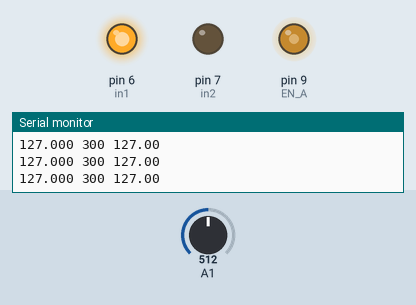
Bench run of a sketch on a simulated Arduino Uno, built with avr-gcc and run on an emulated ATmega328P. Parts: output pins drawn as LEDs (lit = HIGH), the last lines printed to the serial monitor. The inputs (shaded band) are chosen by the test bench; at power-on: A1 = 512.

Above: at 1.2 s.
1.3 s: A1 set to 419
At 2.3 s:
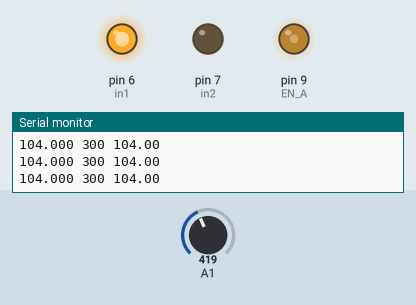
2.8 s: A1 set to 390
At 3.3 s:
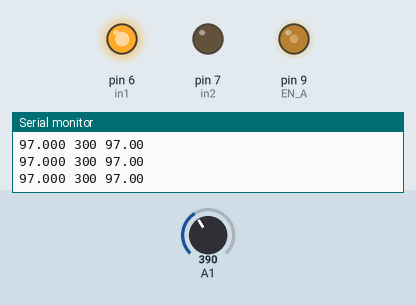
5.8 s: A1 set to 716
At 6.1 s:
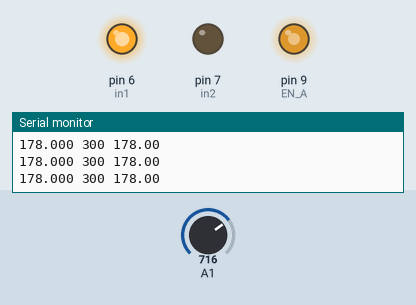
7.3 s: A1 set to 900
At 8.4 s:
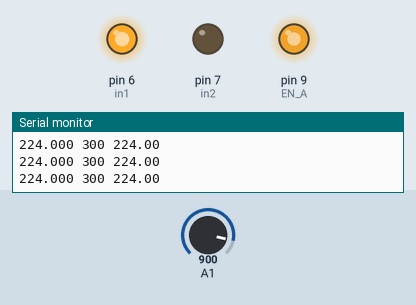
8.8 s: A1 set to 122
At 9.3 s:
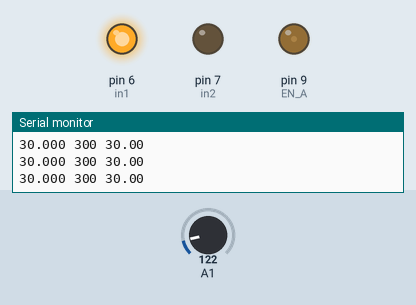
10.3 s: A1 set to 511
At 11.7 s:
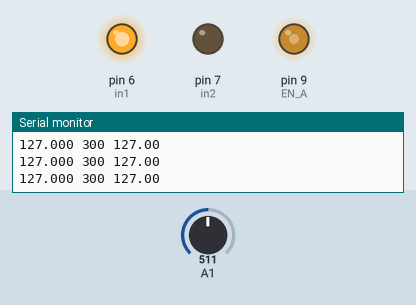
Timing chart, 0 to 12.8 s (numbered marks = the images above; inputs shaded):
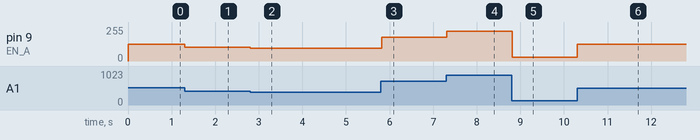

The sketch:

Pengujian_Driver_dan_Aktuator.ino
```cpp
//ID Program
/* Aghniya Qinthara Rahmah Suherman
 * NIM : 191311033
 * Rabu, 14 Juli 2021
 * Prodi D-III Teknik Elektronika
 * Politeknik Negeri Bandung
 * Mata Kuliah Sistem Kendali Lanjut
 * Program Pengujian Driver dan Aktuator
*/
//-------------------------------- -------------------------------------\\

int in1=6;
int in2=7;
int EN_A=9;
float SV;
void setup() {
  Serial.begin(9600);

  pinMode(EN_A, OUTPUT);
  pinMode(in1, OUTPUT);
  pinMode(in2, OUTPUT);
  digitalWrite(in1,HIGH);
  digitalWrite(in2,LOW);
}
void loop() {
  SV = analogRead(A1);
  SV = map(SV,0,1023,0,255);
  digitalWrite(in1,HIGH);
  digitalWrite(in2,LOW);
  analogWrite(EN_A,SV);
  Serial.print(SV);
  Serial.print(0);
  Serial.print(" ");
  Serial.print(300);
  Serial.print(" ");
  Serial.println(SV);
}
```

Measured:
- after the input at 1.3 s, pin 9 (EN_A): 127/255 → 104/255 at once
- after the input at 2.8 s, pin 9 (EN_A): 104/255 → 97/255 at once
- after the input at 5.8 s, pin 9 (EN_A): 97/255 → 178/255 at once
- after the input at 7.3 s, pin 9 (EN_A): 178/255 → 224/255 at once
- after the input at 8.8 s, pin 9 (EN_A): 224/255 → 30/255 at once
- after the input at 10.3 s, pin 9 (EN_A): 30/255 → 127/255 at once
